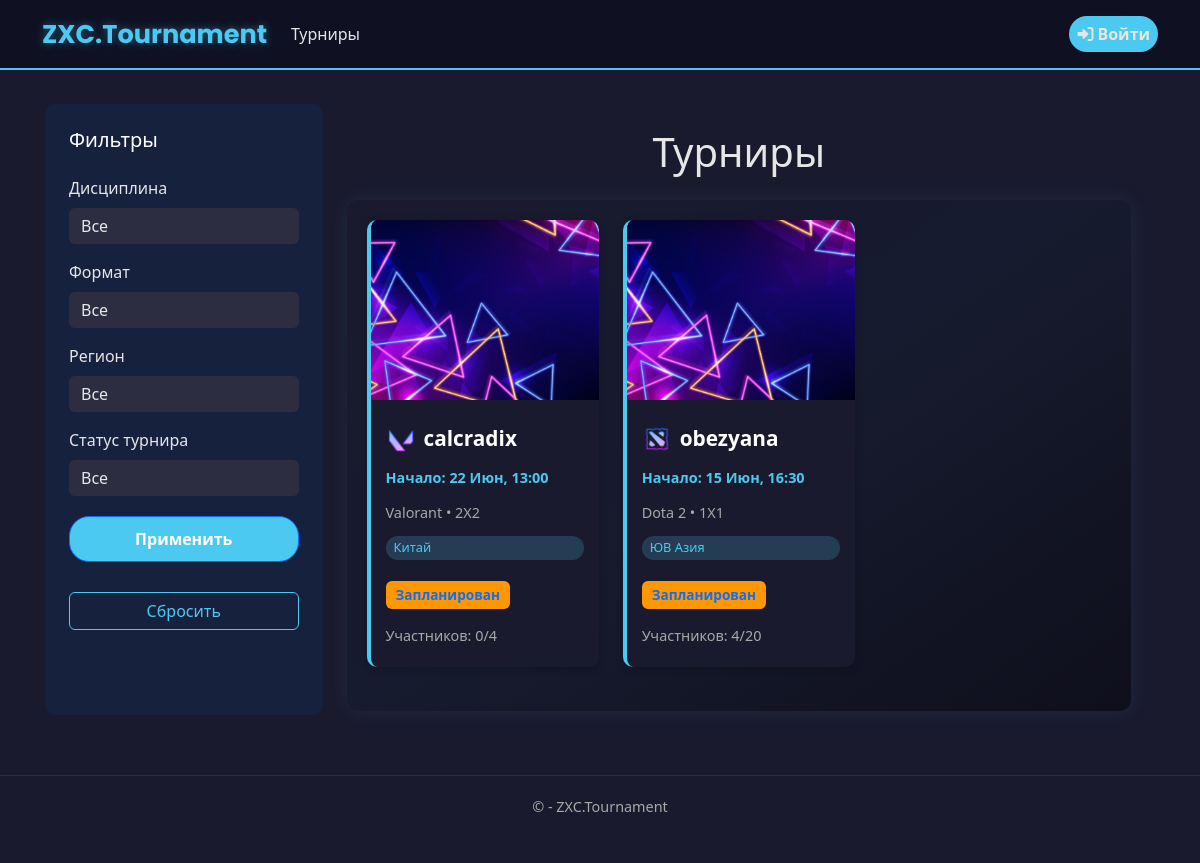
The app's page /tournaments/, older data.
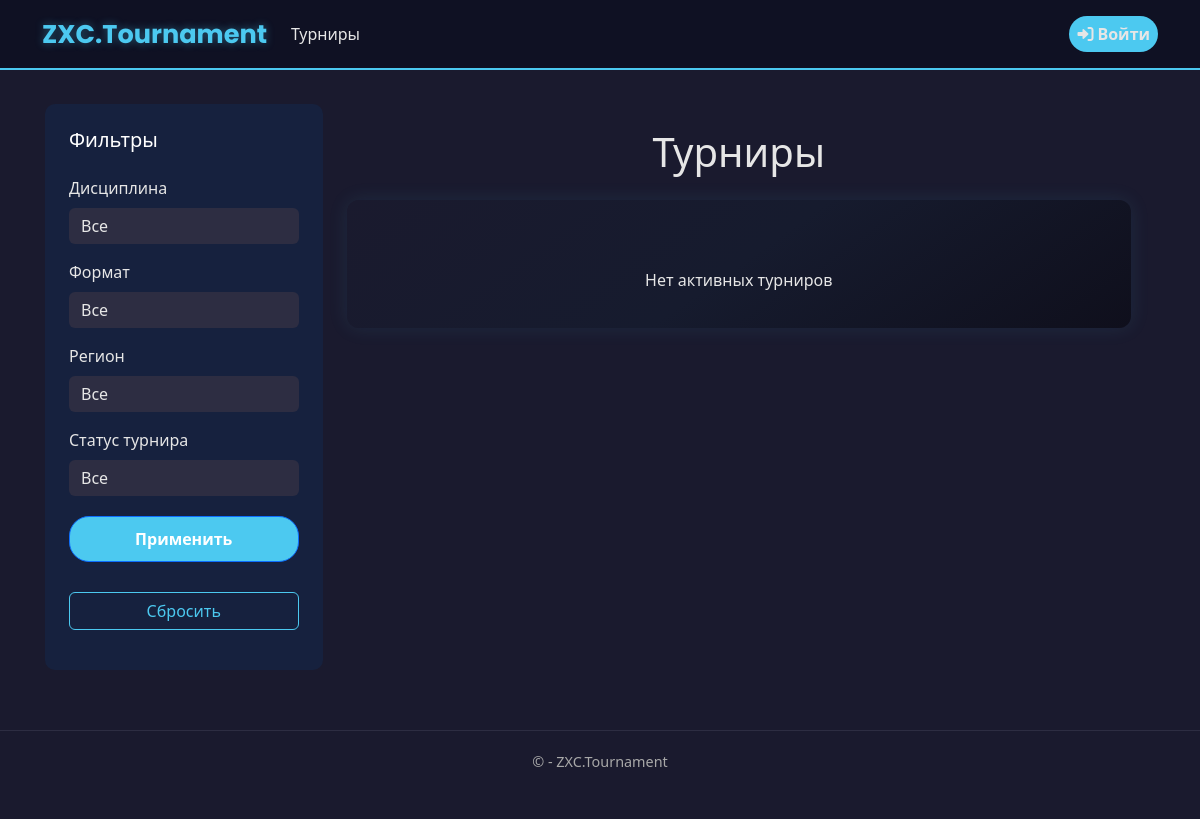
The same page, newer data.
### app/models.py (models this page shows, shortened)
class Tournament(models.Model):
    DISCIPLINE_CHOICES = [
        ('Dota 2', 'Dota 2'),
        ('CS 2', 'CS 2'),
        ('Valorant', 'Valorant'),
        ('LoL', 'League of Legends'),
    ]
    FORMAT_CHOICES = [
        ('1x1', '1x1'),
        ('2x2', '2x2'),
        ('3x3', '3x3'),
        ('5x5', '5x5'),
    ]
    TOURNAMENT_FORMAT_CHOICES = [
        ('single_elimination', 'Single Elimination'),
        ('double_elimination', 'Double Elimination'),
        ('round_robin', 'Round Robin'),
    ]
    TEAM_COUNT_CHOICES = [(i, str(i)) for i in range(2, 513)]
    LOCATION_CHOICES = [
        ('China', 'Китай'),
        ('Western Europe', 'Западная Европа'),
        ('Eastern Europe', 'Восточная Европа'),
        ('Southeast Asia', 'ЮВ Азия'),
        ('North America', 'Северная Америка'),
        ('South America', 'Южная Америка'),
    ]
    name = models.CharField(max_length=50, verbose_name="Название турнира")
    max_teams = models.IntegerField(choices=TEAM_COUNT_CHOICES, verbose_name="Максимальное количество команд")
    start_date = models.DateTimeField(verbose_name="Дата начала")
    discipline = models.CharField(max_length=50, choices=DISCIPLINE_CHOICES, verbose_name="Дисциплина")
    game_format = models.CharField(max_length=50, choices=FORMAT_CHOICES, verbose_name="Формат игры")
    tournament_format = models.CharField(max_length=50, choices=TOURNAMENT_FORMAT_CHOICES, verbose_name="Формат турнира", blank=True, null=True)
    location = models.CharField(max_length=50, choices=LOCATION_CHOICES, verbose_name="Локация")
    description = models.TextField(max_length=1000, verbose_name="Описание", blank=True, null=True)
    creator = models.ForeignKey(User, on_delete=models.CASCADE, verbose_name="Создатель")
    created_at = models.DateTimeField(default=timezone.now, verbose_name="Дата создания")
    is_active = models.BooleanField(default=True, verbose_name="Активный")
    registered_teams = models.ManyToManyField(
        'Team',
        through='TournamentRegistration',
        related_name='tournaments',
        blank=True,
        verbose_name="Зарегистрированные команды"
    )
    class Meta:
        ordering = ['-created_at']
        verbose_name = 'Турнир'
        verbose_name_plural = 'Турниры'
    def registered_teams_count(self):
        return self.registered_teams.count()

### app/views.py (the view)
# urls.py: path('tournaments/', views.tournaments, name='tournaments'),
def tournaments(request):
    region = request.GET.get('region')
    discipline = request.GET.get('discipline')
    game_format = request.GET.get('game_format')
    status = request.GET.get('status')
    tournaments_qs = Tournament.objects.filter(is_active=True).order_by('-created_at')
    if region:
        tournaments_qs = tournaments_qs.filter(location=region)
    if discipline:
        tournaments_qs = tournaments_qs.filter(discipline=discipline)
    if game_format:
        tournaments_qs = tournaments_qs.filter(game_format=game_format)
    if status == 'upcoming':
        tournaments_qs = tournaments_qs.filter(start_date__gt=timezone.now())
    context = {
        'tournaments': tournaments_qs,
        'regions': Tournament.LOCATION_CHOICES,
        'disciplines': Tournament.DISCIPLINE_CHOICES,
        'game_formats': Tournament.FORMAT_CHOICES,
        'selected_region': region,
        'selected_discipline': discipline,
        'selected_game_format': game_format,
        'selected_status': status,
        'timezone': timezone,
        'title': 'Турниры',
    }
    return render(request, 'app/tournaments/tournaments.html', context)

### app/templates/app/tournaments/tournaments.html (shortened to what the changed rows need)
﻿{% extends "app/layout.html" %}
{% load static %}
{% block content %}
<div class="container-fluid">
    <div class="row">
        <div class="col-md-9 main-content px-4 py-4">
            <div class="header text-center mb-4">
                <h1 class="gradient-text">Турниры</h1>
            </div>
            <div class=" tournaments-container">
                {% if tournaments %}
                <div class="row">
                    {% for t in tournaments %}
                    <div class="col-md-6 col-lg-4 mb-4">
                        <a href="/tournaments/{{ t.id }}/" style="text-decoration: none;">
                            <div class="tournament-card h-100 w-100 d-block">
                                <img src="{% static 'app/images/default-tournament.jpg' %}" class="tournament-img" alt="Tournament Image">
                                <div class="tournament-body">
                                    <div class="tournament-title mt-2 d-flex align-items-center">
                                        <img src="{% static 'app/images/'|add:t.discipline|lower|add:'.png' %}" alt="{{ t.discipline }}" class="tournament-game-icon me-2">
                                        {{ t.name }}
                                    </div>
                                    <div class="tournament-meta tournament-date">Начало: {{ t.start_date|date:"d M, H:i" }}</div>
                                    <div class="tournament-meta">{{ t.get_discipline_display }} • {{ t.game_format|upper }}</div>
                                    <div class="tournament-tag">{{ t.get_location_display }}</div>
                                    <div class="d-flex align-items-center my-2">
                                        {% if t.start_date > timezone.now %}
                                        <span class="status-badge status-upcoming">Запланирован</span>
                                        {% else %}
                                        <span class="status-badge status-in-progress">В процессе</span>
                                        {% endif %}
                                    </div>
                                    <div class="tournament-meta">Участников: {{ t.registered_teams_count }}/{{ t.max_teams }}</div>
                                </div>
                            </div>
                        </a>
                    </div>
                    {% endfor %}
                </div>
                {% else %}
                <div class="text-center mt-5">
                    <p class="text-muted">Нет активных турниров</p>
                </div>
                {% endif %}
            </div>
        </div>
    </div>
</div>
{% endblock %}

Row changes from the older to the newer data that the page shows:
removed Tournament: shows a picture, name "calcradix", start_date "22 Июн, 13:00", discipline "Valorant", game_format "2X2", location "Китай", shows "Запланирован", registered_teams_count "0", max_teams "4"
removed Tournament: shows a picture, name "obezyana", start_date "15 Июн, 16:30", discipline "Dota 2", game_format "1X1", location "ЮВ Азия", shows "Запланирован", registered_teams_count "4", max_teams "20"
Text that changed along with them:
text now shown: "Нет активных турниров"
